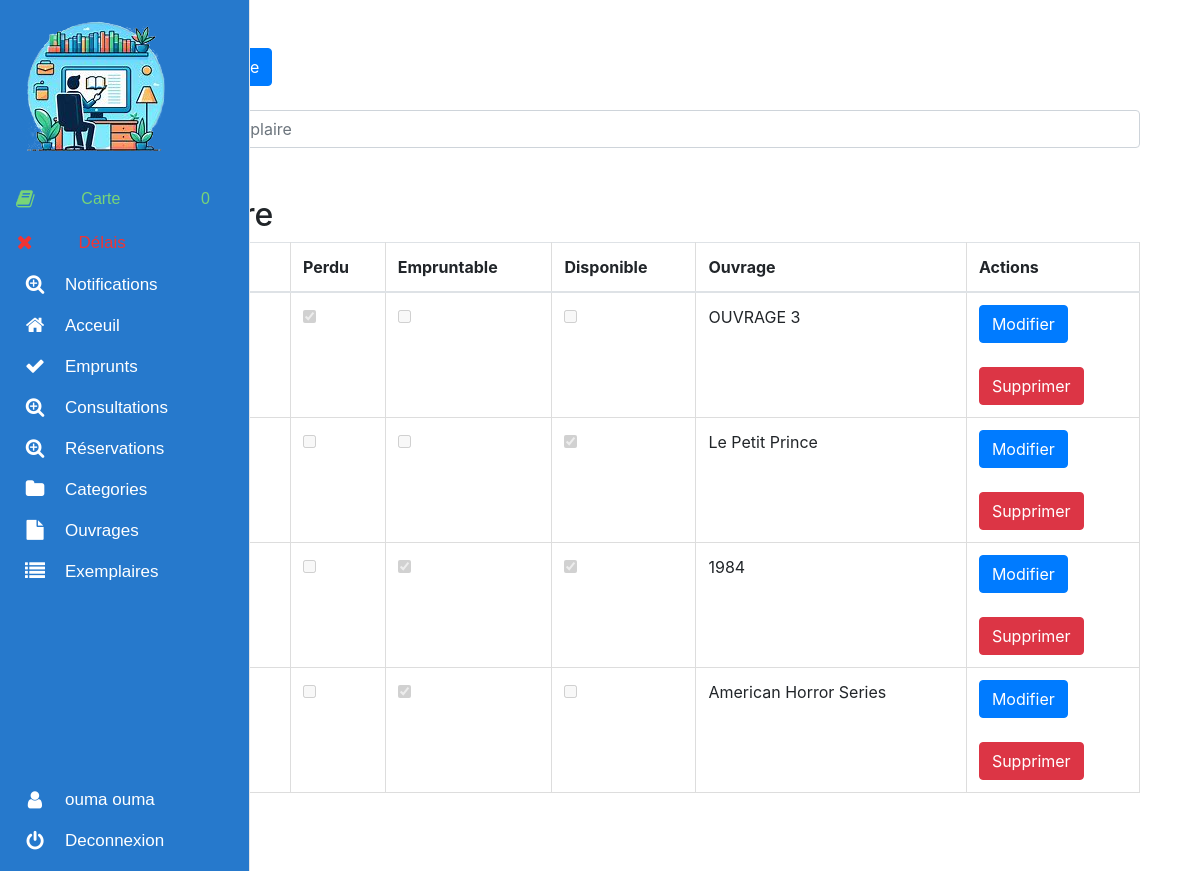
The page /exemplaire/ (signed in) on the database its author committed.
### biblio_app/models.py (models this page shows, shortened)
class Personne(AbstractBaseUser, PermissionsMixin):
    image = models.ImageField(upload_to='uploads/users/image/', null=True, blank=True,default="assets/profile_user.jpeg")
    email = models.EmailField(unique=True)
    nom = models.CharField(max_length=100)
    prenom = models.CharField(max_length=100)
    telephone = models.CharField(max_length=20)
    password=models.CharField(max_length=50)
    is_active = models.BooleanField(default=True)
    is_staff = models.BooleanField(default=False)
    USERNAME_FIELD = 'email'
    REQUIRED_FIELDS = ['nom','prenom','password']
    ROLE_CHOICES = (
        ('UTILISATEUR', 'Utilisateur'),
        ('BIBLIOTHECAIRE', 'Bibliothecaire'),
        ('ADMINSUP', 'AdminSup'),
    )
    role = models.CharField(max_length=20, choices=ROLE_CHOICES, default='UTILISATEUR')
    objects = PersonneManager()

class Exemplaire(models.Model):
    id_exemplaire = models.AutoField(primary_key=True,unique=True)
    deteriore = models.BooleanField(default=False)
    perdu = models.BooleanField(default=False)
    empruntable = models.BooleanField(default=False)
    ouvrage = models.ForeignKey(Ouvrage, on_delete=models.CASCADE)
    disponible = models.BooleanField(default=True)
    def __init__(self, *args, **kwargs):
        super(Exemplaire, self).__init__(*args, **kwargs)
        if self.pk is None:
            self.deteriore = False
            self.perdu = False

class Ouvrage(models.Model):
    ISBN  = models.CharField(max_length=100,primary_key=True)
    titre = models.CharField(max_length=80)
    type = models.CharField(max_length=20)
    auteur  = models.CharField(max_length=50)
    categorie  = models.ForeignKey(Categorie , on_delete=models.CASCADE , default=1)
    edition  = models.CharField(max_length=80)
    image = models.ImageField(upload_to='uploads/ouvrage/')
    description =models.CharField(max_length=300,default='')
    num_exemplaire = models.PositiveIntegerField(default=0)
    num_exmp_dispo = models.PositiveIntegerField(default=0)

### biblio_app/views.py (the view)
# urls.py: path('exemplaire/', views.exemplaire, name='exemplaire'),
@login_required
def exemplaire(request):
    print('katchaw')
    exemplaires = Exemplaire.objects.all()
    ouvrages = Ouvrage.objects.all()
    paginator = Paginator(exemplaires, 10)  # Show 10 categories per page
    page_number = request.GET.get('page')
    exemplaires_list = paginator.get_page(page_number)
    return render(request, 'exemplaire.html', {'exemplaires':exemplaires_list ,'ouvrages': ouvrages})

### cart/cart.py (called while the page is built)
    def __len__(self):
        return len(self.cart)

### cart/context_processors.py (called while the page is built)
def cart(request):
    return {'cart':Cart(request)}

### biblio_app/templates/exemplaire.html (shortened to what this page needs)
{% extends 'admin_nav.html' %}
{% load static %}
{% block content %}
  <link rel="stylesheet" href="https://stackpath.bootstrapcdn.com/bootstrap/4.5.2/css/bootstrap.min.css">
<div class="container mt-5">
  <button type="button" class="btn btn-primary" data-toggle="modal" data-target="#addCategoryModal">
  </button>
<br><br>
  <input type="text" class="form-control mb-3" id="searchInput" placeholder="Rechercher exemplaire">
  <div class="mt-5">
    <h2>Exemplaire</h2>
    <table class="table">
      <thead>
        <tr>
          <th>ID</th>
          <th>Deteriore</th>
          <th>Perdu</th>
          <th>Empruntable</th>
          <th>Disponible</th>
          <th>Ouvrage</th>
          <th>Actions</th>
        </tr>
      </thead>
      <tbody>
        {% for exemplaire in exemplaires %}
          <tr>
            <td>{{ exemplaire.id_exemplaire }}</td>
            <td><input type="checkbox" {% if exemplaire.deteriore %} checked {% endif %} disabled></td>
            <td><input type="checkbox" {% if exemplaire.perdu %} checked {% endif %} disabled></td>
            <td><input type="checkbox" {% if exemplaire.empruntable %} checked {% endif %} disabled></td>
            <td><input type="checkbox" {% if exemplaire.disponible %} checked {% endif %} disabled></td>
            <td>{{ exemplaire.ouvrage.titre }}</td>
            <td>
            <button class="btn btn-primary modify-btn" data-toggle="modal" data-target="#modifyModal" data-exemplaire-id="{{ exemplaire.id_exemplaire }}"
            data-deteriore="{{ exemplaire.deteriore }}"
            data-perdu="{{ exemplaire.perdu }}"
            data-empruntable="{{ exemplaire.empruntable }}"
            data-ouvrage="{{ exemplaire.ouvrage.ISBN }}"
            data-disponible="{{ exemplaire.disponible }}">Modifier</button><br><br>
            <button class="btn btn-danger delete-btn" data-id_exemplaire="{{ exemplaire.id_exemplaire }}">Supprimer</button>
            </td>
          </tr>
        {% endfor %}
      </tbody>
    </table>
    <div class="pagination">
        <nav aria-label="Page navigation">
          <ul class="pagination">
              {% for num in exemplaires.paginator.page_range %}
              <li class="page-item {% if page_obj.number == num %}active{% endif %}"><a class="page-link" href="?page={{ num }}">{{ num }}</a></li>
              {% endfor %}
          </ul>
      </nav>
    </div>
</div>
{% endblock content %}

### biblio_app/templates/admin_nav.html (shortened to what this page needs)
{% load static %}
<!DOCTYPE html>
<html>
  <head>
    <link rel="stylesheet" href="{% static 'css/admin_nav.css' %}" />
    <link
      href="https://cdn.jsdelivr.net/npm/bootstrap@5.2.3/dist/css/bootstrap.min.css"
      rel="stylesheet"
    />
    <link
      href="https://cdn.jsdelivr.net/npm/bootstrap-icons@1.5.0/font/bootstrap-icons.css"
      rel="stylesheet"
    />
  </head>
  <body>
    <nav class="main-menu">
      <div class="logo_image">
        <img
          src="{% static 'assets/logo.png' %}"
          alt="logo"
          style="max-width: 75%; height: auto; margin-left: 10px"
        />
      </div>
      <ul>
        {% if request.user.role == 'BIBLIOTHECAIRE' %}
        <li>
          <form>
            <a
              href="{% url 'cart_summary' %}"
              class="btn btn-outline-white"
              type="submit"
              style="color: rgb(120, 212, 120); padding: 0; margin: 0"
              title="Ouvrages stockés dans votre carte"
            >
              <i class="fa fa-book fa-2x"></i>
              <span class="nav-text"> Carte </span>
              <span class="nav-text">{{ cart|length}}</span>
            </a>
          </form>
        </li>
        {% endif %}
        <li>
          <a
            href="../emprunts_overdue/"
            class="btn btn-outline-white"
            type="submit"
            style="color: rgb(241, 52, 52); padding: 0; margin: 0"
            title="Emprunts non retournées"
          >
            <i class="fa fa-times fa-2x"></i>
            <span class="nav-text"> Délais </span>
            <span class="nav-text" id="overdue_nb"></span>
          </a>
        </li>
        <li class="has-subnav">
          <a href="../notifications/">
            <i class="fa fa-search-plus fa-2x"></i>
            <span class="nav-text"> Notifications </span>
          </a>
        </li>
        <li>
          <a href="../administration/">
            <i class="fa fa-home fa-2x"></i>
            <span class="nav-text"> Acceuil </span>
          </a>
        </li>
        {% if request.user.role == 'BIBLIOTHECAIRE' %}
        <li class="has-subnav">
          <a href="../liste_emprunt/">
            <i class="fa fa-check fa-2x"></i>
            <span class="nav-text"> Emprunts </span>
          </a>
        </li>
        <li class="has-subnav">
          <a href="../liste_consultation/">
            <i class="fa fa-search-plus fa-2x"></i>
            <span class="nav-text"> Consultations </span>
          </a>
        </li>
        <li class="has-subnav">
          <a href="../reservations/">
            <i class="fa fa-search-plus fa-2x"></i>
            <span class="nav-text"> Réservations </span>
          </a>
        </li>
        {% endif %}
        <li class="has-subnav">
          <a href="../categorie/">
            <i class="fa fa-folder fa-2x"></i>
            <span class="nav-text"> Categories </span>
          </a>
        </li>
        <li>
          <a href="../ouvrage/">
            <i class="fa fa-file fa-2x"></i>
            <span class="nav-text"> Ouvrages </span>
          </a>
        </li>
        <li>
          <a href="../exemplaire/">
            <i class="fa fa-list fa-2x"></i>
            <span class="nav-text"> Exemplaires </span>
          </a>
        </li>
      </ul>
      <ul class="logout">
        <li>
          <a href="{% url 'update_profile' %}">
            <i class="fa fa-user fa-2x"></i>
            <span class="nav-text">
              {{ request.user.nom }} {{ request.user.prenom }}
            </span>
          </a>
        </li>
        <li>
          <a href="{% url 'logout_user' %}">
            <i class="fa fa-power-off fa-2x"></i>
            <span class="nav-text"> Deconnexion </span>
          </a>
        </li>
      </ul>
    </nav>
    <div class="container">
      <main class="main-content">
        {% block content %} {% endblock %}
      </main>
    </div>
  </body>
</html>

### biblio_app/static/css/admin_nav.css (style rules this page uses)
.fa-2x { font-size: 2em; }
.fa { position: relative; display: table-cell; width: 60px; height: 36px; text-align: center; vertical-align: middle; font-size:20px; }
nav.main-menu { position: fixed; top: 0; bottom: 0; left: 0; width: 60px; background-color: #2679cc; z-index: 999; }
.main-menu { background:#2679cc; border-right:1px solid #e5e5e5; position:absolute; top:0; bottom:0; height:100%; left:0; width:60px; overflow:hidden; -webkit-transition:width .05s linear; transition:width .05s linear; -webkit-transform:translateZ(0) scale(1,1); z-index: 999; }
.main-menu>ul { margin:7px 0; }
.main-menu li { position:relative; display:block; width:250px; margin: 5px; }
.main-menu li>a { position:relative; display:table; border-collapse:collapse; border-spacing:0; color:#ffffff; font-family: arial; font-size: 17px; text-decoration:none; -webkit-transform:translateZ(0) scale(1,1); -webkit-transition:all .1s linear; transition:all .1s linear; }
.main-menu .nav-text { position:relative; display:table-cell; vertical-align:middle; width:190px; font-family: 'Titillium Web', sans-serif; }
.main-menu>ul.logout { position:absolute; left:0; bottom:0; }
nav { -webkit-user-select:none; -moz-user-select:none; -ms-user-select:none; -o-user-select:none; user-select:none; }
nav ul,nav li { outline:0; margin:0; padding:0; }
.main-content { margin-left: 45px; }

### biblio_app/templates/exemplaire.html (style rules this page uses)
table { border-collapse: collapse; width: 100%; }
th, td { border: 1px solid #dddddd; text-align: left; padding: 8px; }
th { background-color: #f2f2f2; }
.pagination { margin-top: 20px; }

### rows shown on the page
Personne: user.nom "ouma", user.prenom "ouma"
Exemplaire: perdu "☑", ouvrage.titre "OUVRAGE 3"
Exemplaire: disponible "☑", ouvrage.titre "Le Petit Prince"
Exemplaire: empruntable "☑", disponible "☑", ouvrage.titre "1984"
Exemplaire: empruntable "☑", ouvrage.titre "American Horror Series"

### other values the page prints
{{ cart|length }} "0"
